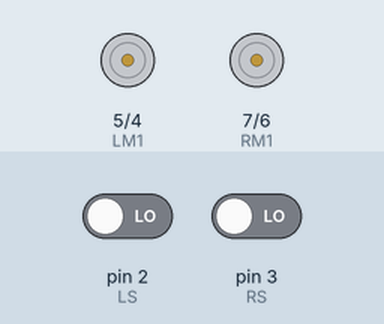
The sketch below on a simulated Arduino Uno, built with avr-gcc and run on an emulated ATmega328P. On the bench: motor-driver pin pairs drawn as motors (green arrow = first pin HIGH = forward, orange = second pin HIGH = backward, longer = more drive). The test bench sets the inputs (shaded band); at power-on: pin 2 (LS) LOW, pin 3 (RS) LOW.

Above: at 1.2 s.
1.3 s: pin 2 (LS) driven HIGH
At 2.4 s:
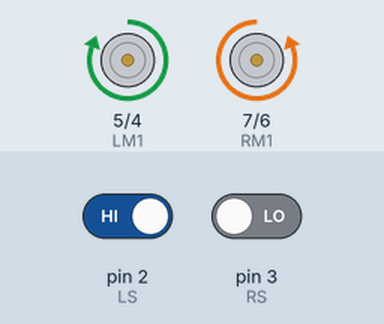
2.8 s: pin 3 (RS) driven HIGH
At 3.5 s:
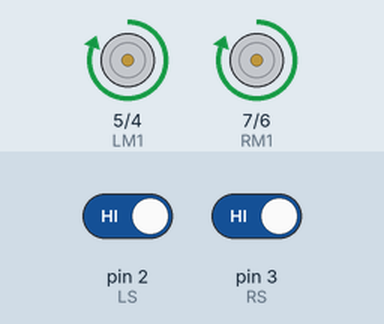
4.3 s: pin 2 (LS) driven LOW
At 4.7 s:
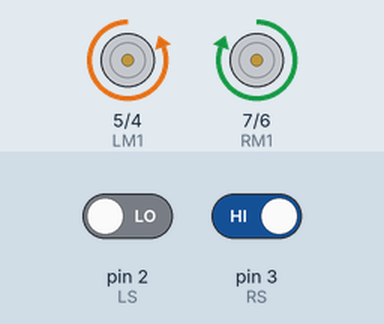
5.8 s: pin 3 (RS) driven LOW
At 7.0 s:
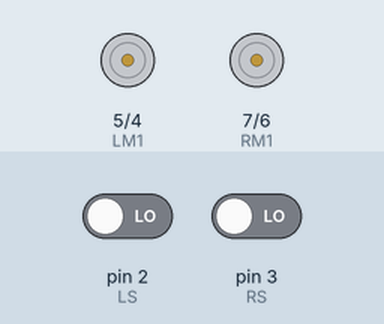
Timing chart, 0 to 8.3 s (numbered marks = the images above; inputs shaded):
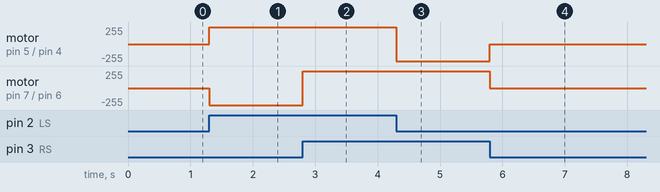

The sketch:

Line_Follower_robot.ino
```cpp
#define LS 2 // left sensor
#define RS 3 // right sensor
#define LM1 5 // left motor M1a
#define LM2 4 // left motor M2a
#define RM1 7 // right motor M2a
#define RM2 6 // right motor M2b
void setup()
{
pinMode(LS, INPUT);
pinMode(RS, INPUT);
pinMode(LM1, OUTPUT);
pinMode(LM2, OUTPUT);
pinMode(RM1, OUTPUT);
pinMode(RM2, OUTPUT);
}
void loop()
{
if(digitalRead(LS) && digitalRead(RS)) // Move Forward on line
{
digitalWrite(LM1, HIGH);
digitalWrite(LM2, LOW);
digitalWrite(RM1, HIGH);
digitalWrite(RM2, LOW);
}
if(digitalRead(LS) && !(digitalRead(RS))) // turn left by rotationg left motors in forward and right ones in backward direction
{
digitalWrite(LM1, HIGH);
digitalWrite(LM2, LOW);
digitalWrite(RM1, LOW);
digitalWrite(RM2, HIGH);
}
if(!(digitalRead(LS)) && digitalRead(RS)) // Turn right by rotating right motors in forward and left ones in backward direction
{
digitalWrite(LM1, LOW);
digitalWrite(LM2, HIGH);
digitalWrite(RM1, HIGH);
digitalWrite(RM2, LOW);
}

if(!(digitalRead(LS)) && !(digitalRead(RS))) // Finish line, stop both the motors
{
digitalWrite(LM1, LOW);
digitalWrite(LM2, LOW);
digitalWrite(RM1, LOW);
digitalWrite(RM2, LOW);
}
}
```

Measured:
- after the input at 1.3 s, motor on pin 5 (LM1) / pin 4 (LM2): stopped → forward 255/255 at once; motor on pin 7 (RM1) / pin 6 (RM2): stopped → backward 255/255 at once
- after the input at 2.8 s, motor on pin 7 (RM1) / pin 6 (RM2): backward 255/255 → forward 255/255 at once
- after the input at 4.3 s, motor on pin 5 (LM1) / pin 4 (LM2): forward 255/255 → backward 255/255 at once
- after the input at 5.8 s, motor on pin 5 (LM1) / pin 4 (LM2): backward 255/255 → stopped at once; motor on pin 7 (RM1) / pin 6 (RM2): forward 255/255 → stopped at once
